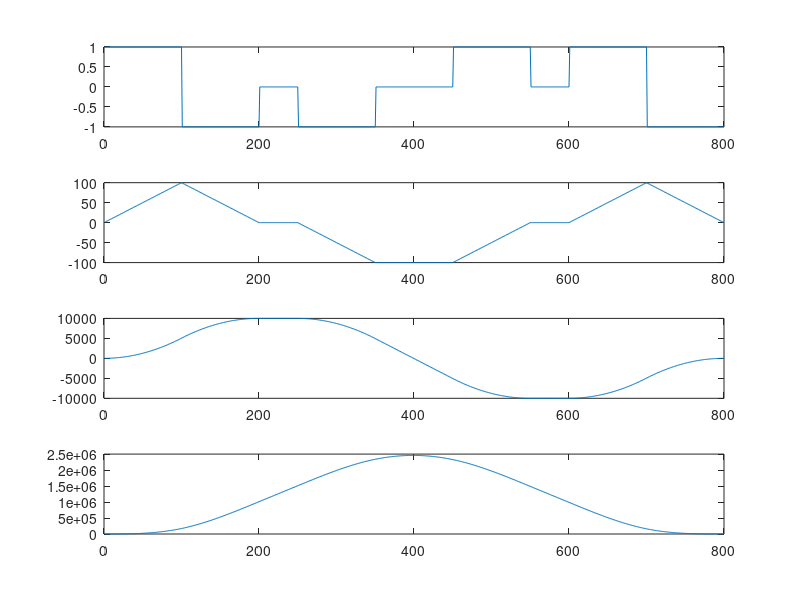

Write MATLAB code to recreate this figure.
xx = ones(1,100) ; 
xxg = zeros(1,50) ; 
xxgg = zeros(1,25) ; 
xxh = ones(1,200)/2 ; 
%xx = [xx , -xx , -xxh , xxh , xx , -xx] ; 
xx = [xx , -xx , xxg ,-xx , xxg , xxg ,  xx , xxg  , xx , -xx] ; 
figure(100) ; 
clf 
subplot(4,1,1) ;
plot(xx)
subplot(4,1,2) ;
plot( cumsum(xx))
subplot(4,1,3) ;
plot( cumsum(cumsum(xx)))
subplot(4,1,4) ;
plot( cumsum(cumsum(cumsum(xx))))
